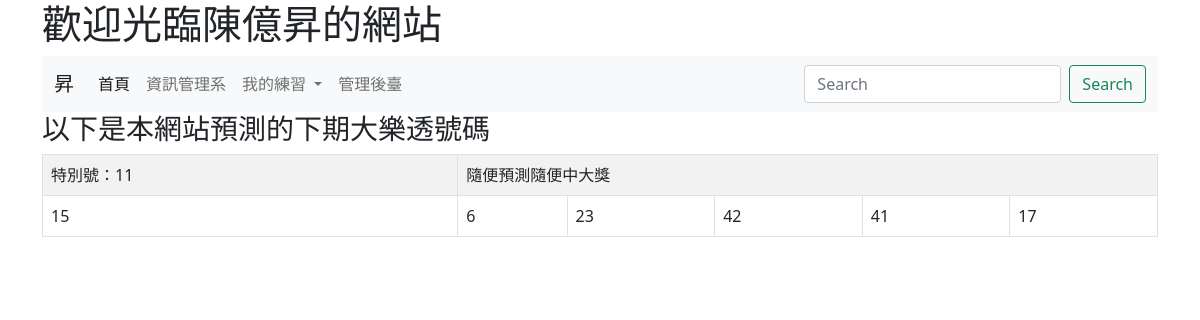
Before: / with the older database file.
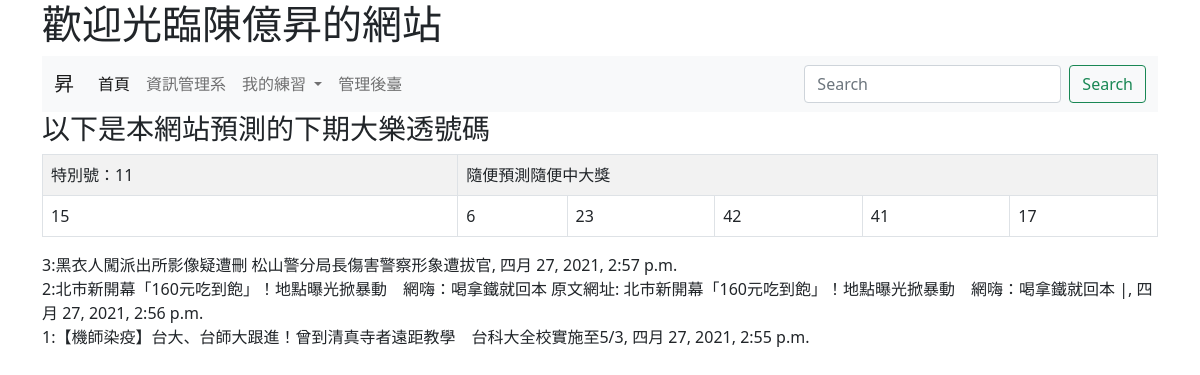
After: the same page with the newer database file.
### mysite/models.py (models this page shows, shortened)
class Post(models.Model):
    title = models.CharField(max_length=200)
    body = models.TextField()
    pub_date = models.DateTimeField(default=timezone.now)
    class Meta:
        ordering = ('-pub_date',)

### mysite/views.py (the view)
# urls.py: path('', index),
def index(request):
	posts = Post.objects.all()
	myname = "陳億昇"
	data = [i for i in range(1, 43)]
	random.shuffle(data)
	lotto_numbers = data[0:6]
	special_number = data[6]
	return render(request, 'index.html', locals())

### templates/index.html (shortened to what this page needs)
<!doctype html>
<html>
  <head>
    <link href="https://cdn.jsdelivr.net/npm/bootstrap@5.0.0-beta3/dist/css/bootstrap.min.css" rel="stylesheet">
  </head>
  <body>
  	<div class="container">
	    <h1>歡迎光臨{{ myname }}的網站</h1>
      <nav class="navbar navbar-expand-lg navbar-light bg-light">
  <div class="container-fluid">
    <a class="navbar-brand" href="#">昇</a>
    <div class="collapse navbar-collapse" id="navbarSupportedContent">
      <ul class="navbar-nav me-auto mb-2 mb-lg-0">
        <li class="nav-item">
          <a class="nav-link active" aria-current="page" href="/">首頁</a>
        </li>
        <li class="nav-item">
          <a class="nav-link" href="https://mis.nkust.edu.tw/">資訊管理系</a>
        </li>
        <li class="nav-item dropdown">
          <a class="nav-link dropdown-toggle" href="#" id="navbarDropdown" role="button" data-bs-toggle="dropdown" aria-expanded="false">
            我的練習
          </a>
        </li>
        <li class="nav-item">
          <a class="nav-link" href="/admin/" tabindex="-1">管理後臺</a>
        </li>
      </ul>
      <form class="d-flex">
        <input class="form-control me-2" type="search" placeholder="Search" aria-label="Search">
        <button class="btn btn-outline-success" type="submit">Search</button>
      </form>
    </div>
  </div>
</nav>
<h3>以下是本網站預測的下期大樂透號碼</h3>
<table class='table table-striped table-bordered'>
  <tr><td>特別號：{{ special_number }}</td><td colspan=5>隨便預測隨便中大獎</td></tr>
  <tr>
    {% for no in lotto_numbers %}
    <td>
      {{ no }}
    </td>
    {% endfor %}
  </tr>
</table>
{% for post in posts %}
    {{ post.id }}:{{ post.title }}, {{ post.pub_date }}<br/>
{% endfor %}
	</div>
  </body>
</html>

Changed rows visible on the page:
added Post: id "3", title "黑衣人闖派出所影像疑遭刪 松山警分局長傷害警察形象遭拔官", pub_date "四月 27, 2021, 2:57 p.m."
added Post: id "2", title "北市新開幕「160元吃到飽」！地點曝光掀暴動 網嗨：喝拿鐵就回本 原文網址: 北市新開幕「160元吃到飽」！地點曝光掀暴動 網嗨：喝拿鐵就回本 |", pub_date "四月 27, 2021, 2:56 p.m."
added Post: id "1", title "【機師染疫】台大、台師大跟進！曾到清真寺者遠距教學 台科大全校實施至5/3", pub_date "四月 27, 2021, 2:55 p.m."
